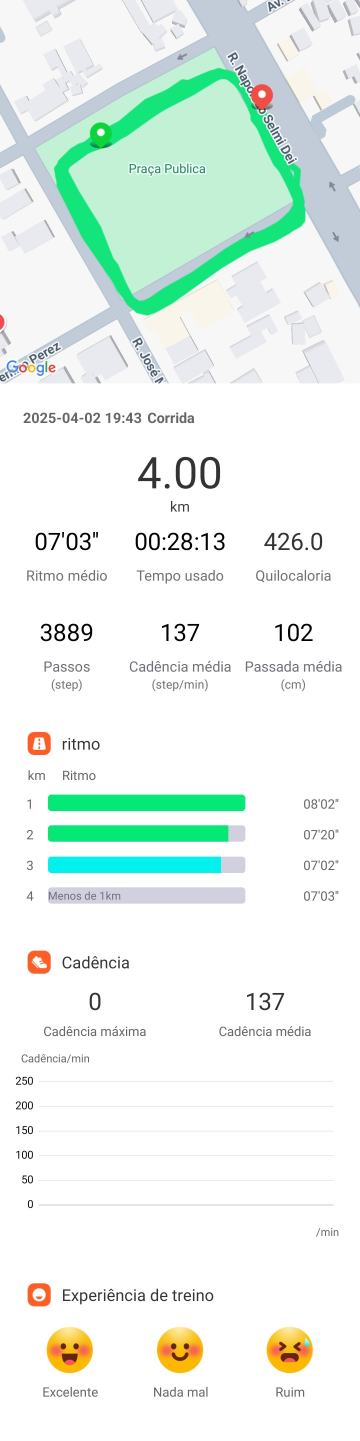
#> input picture imagens_originais/1745978618905.jpg, 1080 x 4323 px (shown at 1/3 size); its folder holds only this picture in this run
$ python img_cutter.py
#> lines starting #> are read from the running program, lines starting #| are printed output that depends on the picture
import os
from PIL import Image, ImageDraw

def crop_between_blue_lines(input_folder, output_folder, color=(0, 102, 204)):
    """
    Adiciona duas linhas azuis horizontais em todas as imagens de um diretório
    e cria uma versão recortada contendo apenas a área entre as linhas.
    Evita reprocessar arquivos que já foram recortados anteriormente.
    """
#> called with input_folder = 'imagens_originais', output_folder = 'imagens_corrida', color = (0, 102, 204)
    if not os.path.exists(output_folder):
        os.makedirs(output_folder)

    files = [f for f in os.listdir(input_folder) if f.lower().endswith(('.png', '.jpg', '.jpeg'))]

    if not files:
        print("Nenhuma imagem encontrada na pasta de entrada.")
        return

    processados = 0
    ignorados = 0

    for filename in files:
        try:
            recorte_nome = f"recorte_{filename}"
            recorte_path = os.path.join(output_folder, recorte_nome)

            # Verifica se a imagem já foi recortada anteriormente
            if os.path.exists(recorte_path):
                print(f"Ignorado (já processado): {filename}")
                ignorados += 1
                continue

            img_path = os.path.join(input_folder, filename)
            img = Image.open(img_path)
#> img is the input picture: PIL image 1080x4323 RGB; mean R, G, B 233.8, 244, 238.3
            width, height = img.size
#> width = 1080; height = 4323

            # Definições por tamanho
            if height > 4000:
                line1_y = 1150
                line2_y = 2150
                thickness = 30
            else:
                print(f"Tamanho de imagem não reconhecido: {filename} ({width}x{height})")
                continue

            # Adicionar linhas à imagem
            img_with_lines = img.copy()
            draw = ImageDraw.Draw(img_with_lines)
            for i in range(thickness):
                draw.line([(0, line1_y + i), (width, line1_y + i)], fill=color)
                draw.line([(0, line2_y + i), (width, line2_y + i)], fill=color)

            # Salvar imagem com linhas
            img_with_lines.save(os.path.join(output_folder, f"linhas_{filename}"))
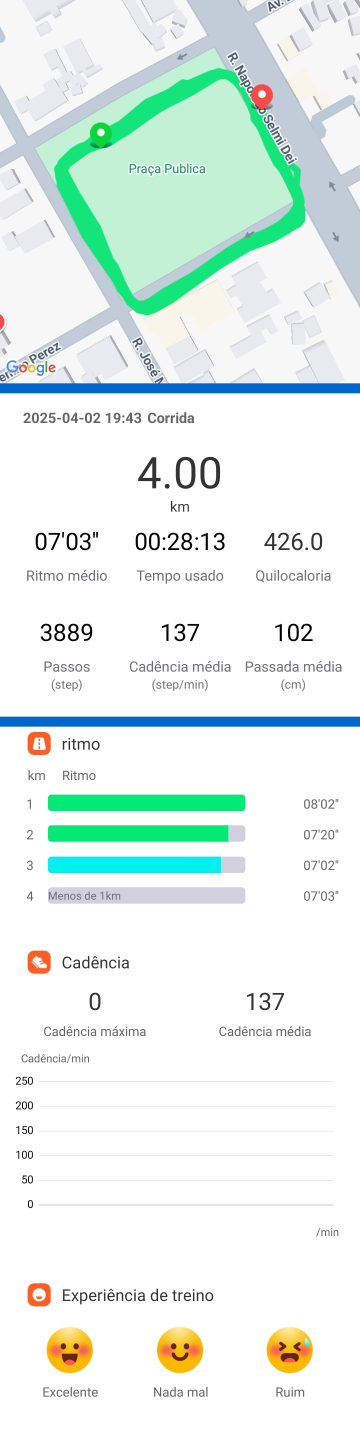
#> saved as linhas_1745978618905.jpg: PIL image 1080x4323 RGB (shown at 1/3 size); mean R, G, B 230.3, 241.9, 237.6

            # Recortar e salvar
            cropped_img = img.crop((0, line1_y + thickness, width, line2_y))
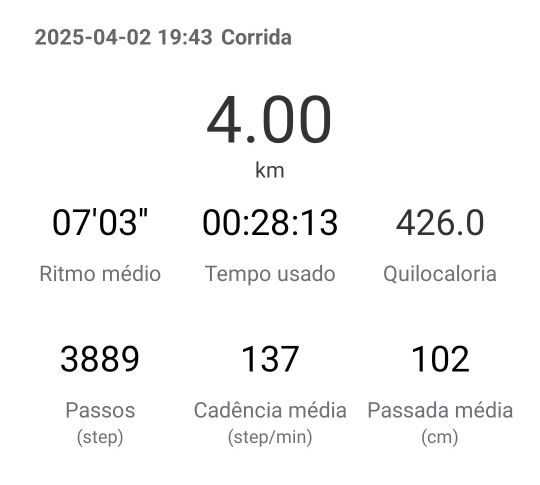
#> cropped_img: PIL image 1080x970 RGB (shown at 1/2 size); mean R, G, B 246.5, 246.5, 246.6
            cropped_img.save(recorte_path)

            print(f"Processado: {filename}")
            processados += 1

        except Exception as e:
            print(f"Erro ao processar {filename}: {e}")

    print(f"\nProcessamento concluído! {processados} imagens novas processadas, {ignorados} já estavam prontas.")

# Exemplo de uso:
if __name__ == "__main__":
    input_dir = "imagens_originais"
    output_dir = "imagens_corrida"
    crop_between_blue_lines(input_dir, output_dir)

$ run again, on imagens_originais/1746062688002.jpg
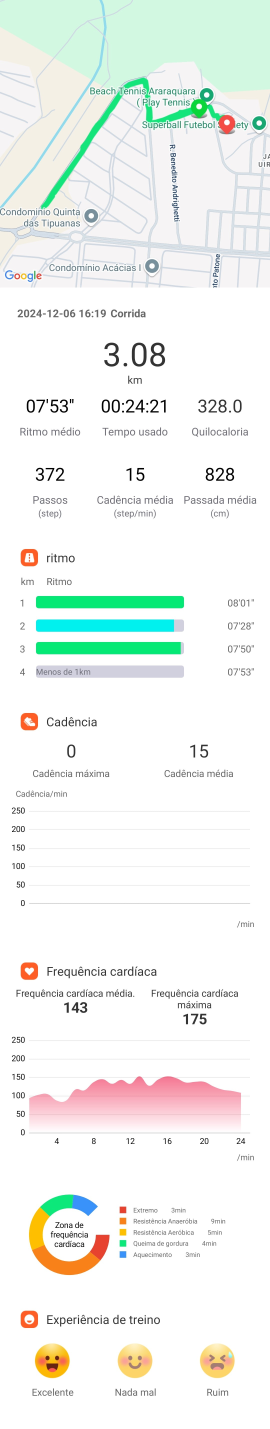
#> input picture imagens_originais/1746062688002.jpg, 1080 x 5716 px (shown at 1/4 size)
#> in crop_between_blue_lines, img is the input picture: PIL image 1080x5716 RGB; mean R, G, B 240.9, 244.7, 240.9
#> in crop_between_blue_lines, `img_with_lines.save(os.path.join(output_folder, f"linhas_{filename}"))`:
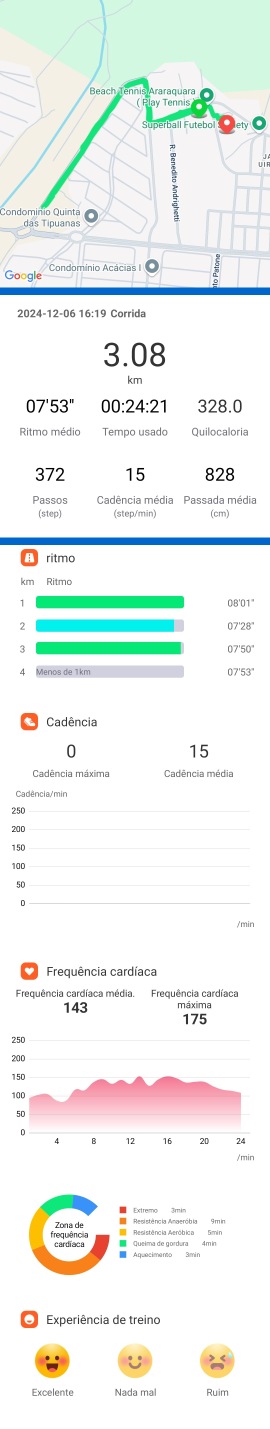
#> saved as linhas_1746062688002.jpg: PIL image 1080x5716 RGB (shown at 1/4 size); mean R, G, B 238.3, 243.1, 240.4
#> in crop_between_blue_lines, `cropped_img = img.crop((0, line1_y + thickness, width, line2_y))`:
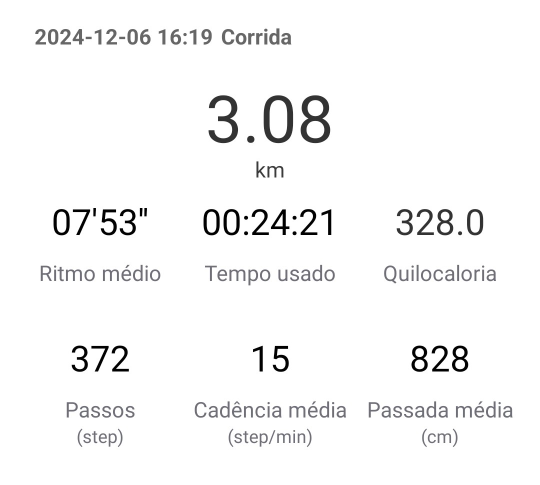
#> cropped_img: PIL image 1080x970 RGB (shown at 1/2 size); mean R, G, B 246.8, 246.8, 246.9

$ run again, on imagens_originais/1746062693597.jpg
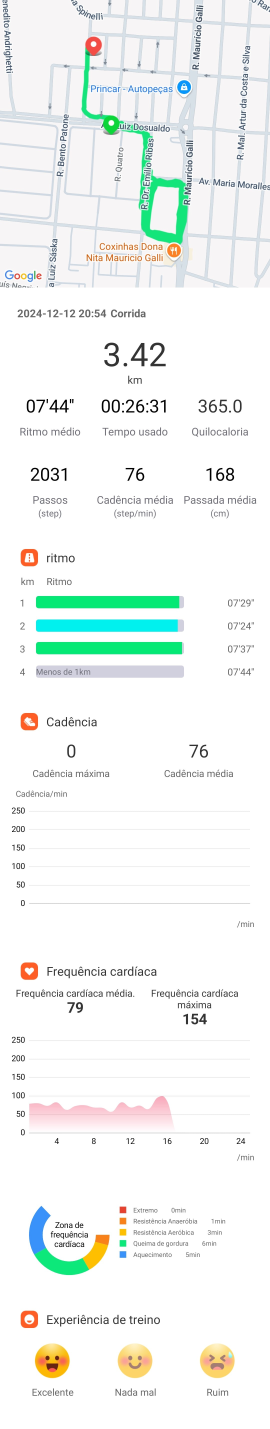
#> input picture imagens_originais/1746062693597.jpg, 1080 x 5716 px (shown at 1/4 size)
#> in crop_between_blue_lines, img is the input picture: PIL image 1080x5716 RGB; mean R, G, B 242, 245.7, 243.5
#> in crop_between_blue_lines, `img_with_lines.save(os.path.join(output_folder, f"linhas_{filename}"))`:
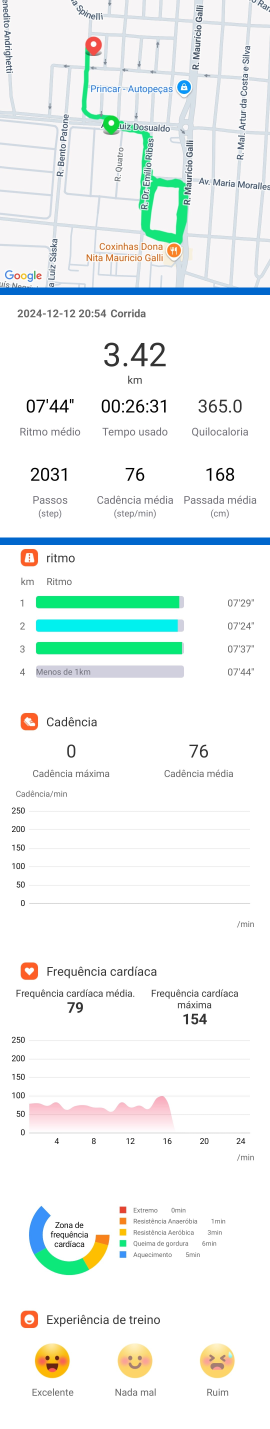
#> saved as linhas_1746062693597.jpg: PIL image 1080x5716 RGB (shown at 1/4 size); mean R, G, B 239.3, 244.1, 242.9
#> in crop_between_blue_lines, `cropped_img = img.crop((0, line1_y + thickness, width, line2_y))`:
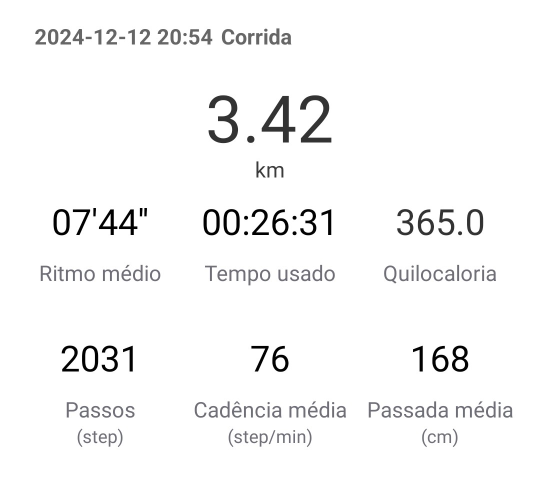
#> cropped_img: PIL image 1080x970 RGB (shown at 1/2 size); mean R, G, B 246.8, 246.8, 246.9

$ run again, on imagens_originais/1746062699820.jpg
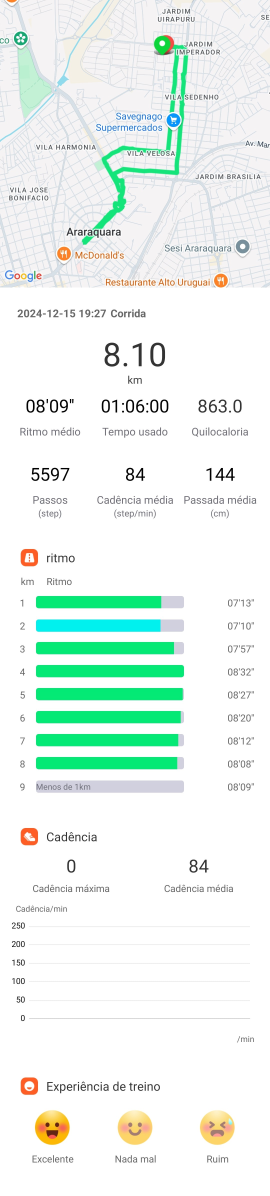
#> input picture imagens_originais/1746062699820.jpg, 1080 x 4783 px (shown at 1/4 size)
#> in crop_between_blue_lines, img is the input picture: PIL image 1080x4783 RGB; mean R, G, B 234.4, 244.9, 239.3
#> in crop_between_blue_lines, `img_with_lines.save(os.path.join(output_folder, f"linhas_{filename}"))`:
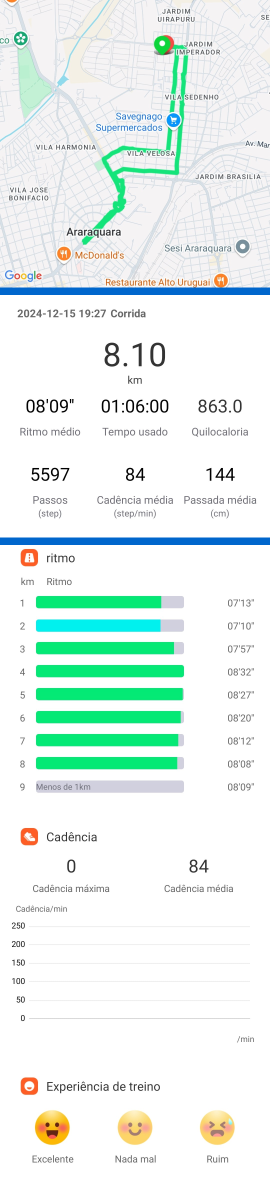
#> saved as linhas_1746062699820.jpg: PIL image 1080x4783 RGB (shown at 1/4 size); mean R, G, B 231.2, 243, 238.6
#> in crop_between_blue_lines, `cropped_img = img.crop((0, line1_y + thickness, width, line2_y))`:
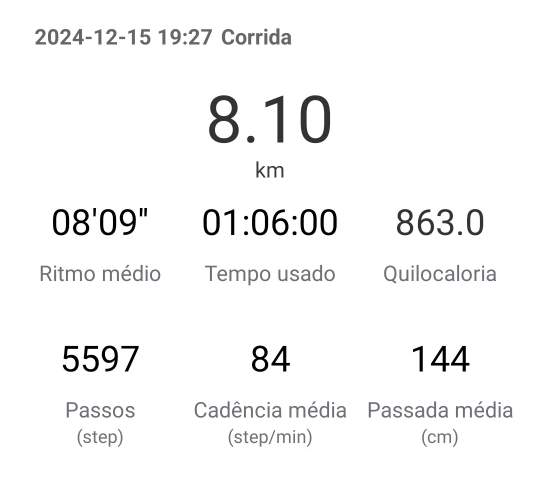
#> cropped_img: PIL image 1080x970 RGB (shown at 1/2 size); mean R, G, B 246.6, 246.6, 246.7

$ run again, on imagens_originais/1745978798762.jpg
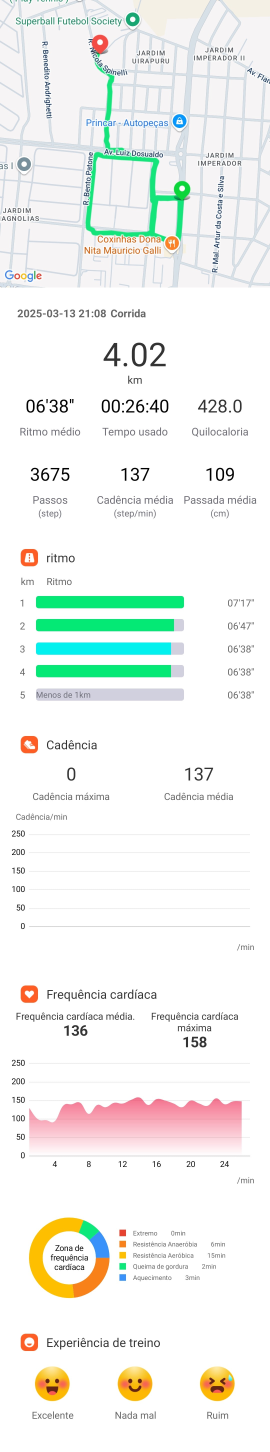
#> input picture imagens_originais/1745978798762.jpg, 1080 x 5808 px (shown at 1/4 size)
#> in crop_between_blue_lines, img is the input picture: PIL image 1080x5808 RGB; mean R, G, B 241.1, 243.7, 240.2
#> in crop_between_blue_lines, `img_with_lines.save(os.path.join(output_folder, f"linhas_{filename}"))`:
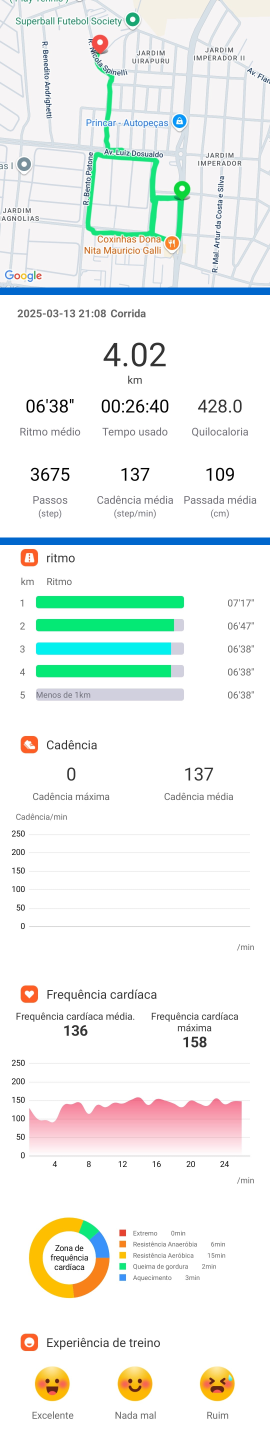
#> saved as linhas_1745978798762.jpg: PIL image 1080x5808 RGB (shown at 1/4 size); mean R, G, B 238.5, 242.1, 239.7
#> in crop_between_blue_lines, `cropped_img = img.crop((0, line1_y + thickness, width, line2_y))`:
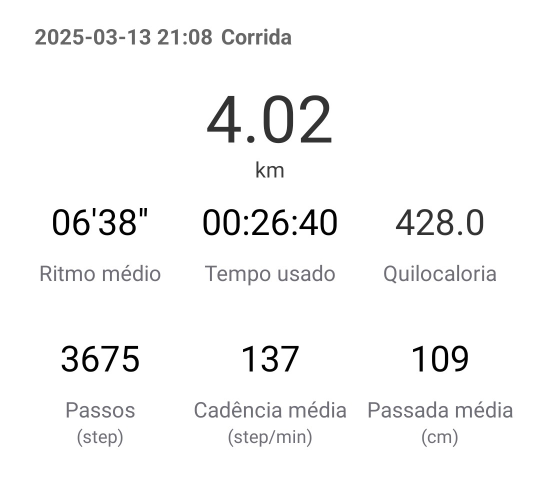
#> cropped_img: PIL image 1080x970 RGB (shown at 1/2 size); mean R, G, B 246.5, 246.5, 246.6
